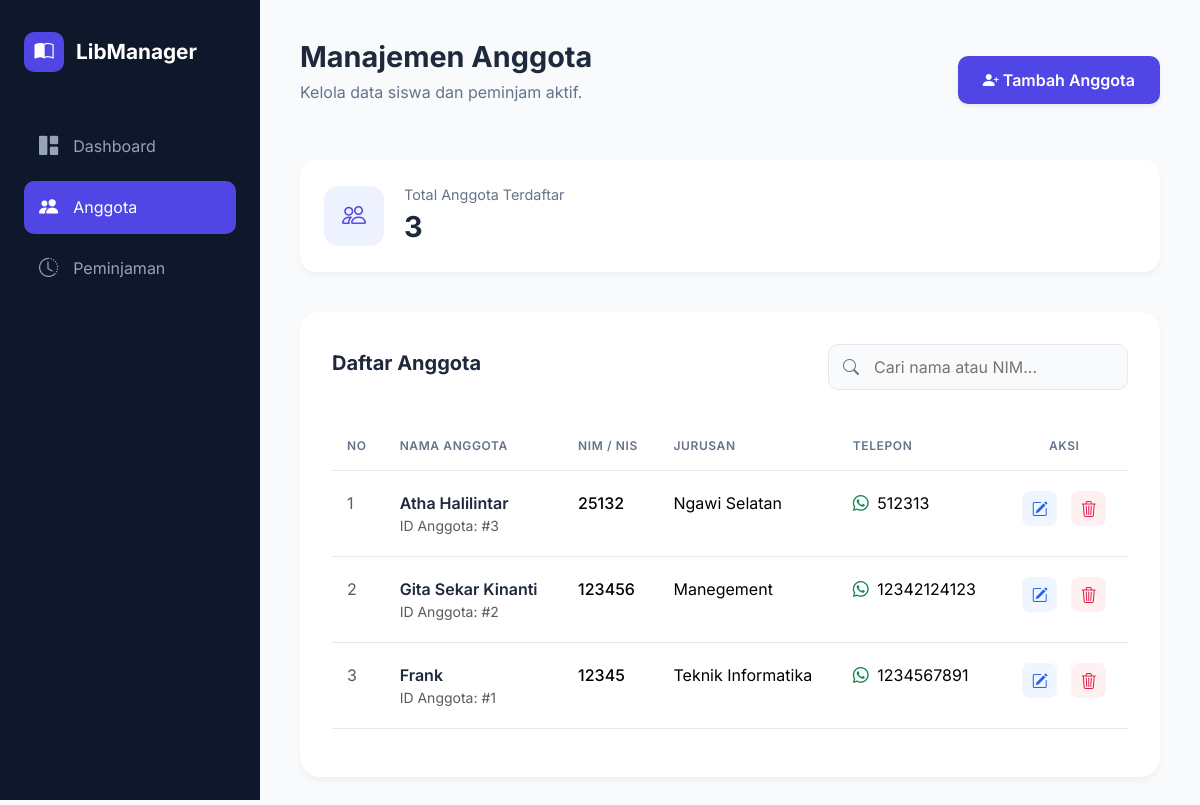
/anggota.php, run on the app's committed database.
### tables this page shows
CREATE TABLE `tb_anggota` (
  `id` int(11) NOT NULL,
  `nama` varchar(100) DEFAULT NULL,
  `nim_nis` varchar(20) DEFAULT NULL,
  `jurusan` varchar(50) DEFAULT NULL,
  `telepon` varchar(15) DEFAULT NULL
);

### anggota.php (the view, shortened to what this page needs)
<?php
include 'koneksi.php';
$cari = isset($_GET['cari']) ? mysqli_real_escape_string($conn, $_GET['cari']) : '';
$query_sql = "SELECT * FROM tb_anggota WHERE nama LIKE '%$cari%' OR nim_nis LIKE '%$cari%' ORDER BY id DESC";
$query = mysqli_query($conn, $query_sql);
$total_anggota = mysqli_fetch_assoc(mysqli_query($conn, "SELECT COUNT(*) as total FROM tb_anggota"))['total'];
?>
<!DOCTYPE html>
<html lang="id">
<head>
    <link rel="stylesheet" href="https://cdn.jsdelivr.net/npm/bootstrap-icons@1.11.0/font/bootstrap-icons.css">
    <link href="https://cdn.jsdelivr.net/npm/bootstrap@5.3.2/dist/css/bootstrap.min.css" rel="stylesheet">
    <link rel="stylesheet" href="style.css">
</head>
<body>
<div class="app-container">
    <aside class="sidebar">
        <div class="sidebar-header">
            <div class="logo-icon"><i class="bi bi-book-half"></i></div>
            <span class="logo-text">LibManager</span>
        </div>
        <nav class="sidebar-nav">
            <a href="index.php" class="nav-item <?= (basename($_SERVER['PHP_SELF']) == 'index.php') ? 'active' : '' ?>">
                <i class="bi bi-grid-1x2-fill"></i> <span>Dashboard</span>
            </a>
            <a href="anggota.php" class="nav-item <?= (basename($_SERVER['PHP_SELF']) == 'anggota.php') ? 'active' : '' ?>">
                <i class="bi bi-people-fill"></i> <span>Anggota</span>
            </a>
            <a href="peminjaman.php" class="nav-item <?= (basename($_SERVER['PHP_SELF']) == 'peminjaman.php') ? 'active' : '' ?>">
                <i class="bi bi-clock-history"></i> <span>Peminjaman</span>
            </a>
        </nav>
    </aside>
    <main class="main-content">
        <header class="top-header">
            <div class="header-info">
                <h1>Manajemen Anggota</h1>
                <p>Kelola data siswa dan peminjam aktif.</p>
            </div>
            <div class="header-actions">
                <a href="tambah_anggota.php" class="btn btn-indigo shadow-sm">
                    <i class="bi bi-person-plus-fill"></i> Tambah Anggota
                </a>
            </div>
        </header>
        <section class="stats-grid">
            <div class="stat-card">
                <div class="stat-icon indigo"><i class="bi bi-people"></i></div>
                <div class="stat-data">
                    <span class="stat-label">Total Anggota Terdaftar</span>
                    <span class="stat-value"><?= $total_anggota ?></span>
                </div>
            </div>
        </section>
        <section class="content-section">
            <div class="data-card">
                <div class="card-header-flex">
                    <h3>Daftar Anggota</h3>
                    <form action="" method="GET" class="search-form">
                        <i class="bi bi-search"></i>
                        <input type="text" name="cari" placeholder="Cari nama atau NIM..." value="<?= htmlspecialchars($cari) ?>">
                    </form>
                </div>
                <div class="table-responsive">
                    <table class="table custom-table">
                        <thead>
                            <tr>
                                <th>NO</th>
                                <th>NAMA ANGGOTA</th>
                                <th>NIM / NIS</th>
                                <th>JURUSAN</th>
                                <th>TELEPON</th>
                                <th class="text-center">AKSI</th>
                            </tr>
                        </thead>
                        <tbody>
                            <?php
                            $no = 1;
                            if(mysqli_num_rows($query) > 0) {
                                while($row = mysqli_fetch_assoc($query)) { ?>
                                <tr>
                                    <td class="text-muted"><?= $no++ ?></td>
                                    <td>
                                        <div class="buku-info">
                                            <span class="judul-buku"><?= $row['nama'] ?></span>
                                            <span class="text-muted small">ID Anggota: #<?= $row['id'] ?></span>
                                        </div>
                                    </td>
                                    <td class="fw-medium"><?= $row['nim_nis'] ?></td>
                                    <td><?= $row['jurusan'] ?></td>
                                    <td><i class="bi bi-whatsapp text-success me-1"></i> <?= $row['telepon'] ?></td>
                                    <td class="text-center">
                                        <div class="action-btns">
                                            <a href="edit_anggota.php?id=<?= $row['id'] ?>" class="btn-icon edit" title="Edit"><i class="bi bi-pencil-square"></i></a>
                                            <a href="hapus_anggota.php?id=<?= $row['id'] ?>" class="btn-icon delete" title="Hapus" onclick="return confirm('Hapus anggota ini?')"><i class="bi bi-trash3"></i></a>
                                        </div>
                                    </td>
                                </tr>
                            <?php }
                            } else { ?>
                                <tr><td colspan="6" class="text-center py-5 text-muted">Belum ada anggota terdaftar.</td></tr>
                            <?php } ?>
                        </tbody>
                    </table>
                </div>
            </div>
        </section>
    </main>
</div>
</body>
</html>

### style.css (style rules this page uses)
:root { --primary-indigo: #4f46e5; --primary-hover: #4338ca; --sidebar-bg: #0f172a; --body-bg: #f8fafc; --text-dark: #1e293b; --text-muted: #64748b; --border-color: #e2e8f0; --white: #ffffff; }
* { margin: 0; padding: 0; box-sizing: border-box; }
body { font-family: 'Inter', sans-serif; background-color: var(--body-bg); color: var(--text-dark); overflow-x: hidden; }
.app-container { display: flex; min-height: 100vh; }
.sidebar { width: 260px; background-color: var(--sidebar-bg); padding: 2rem 1.5rem; position: fixed; height: 100vh; }
.sidebar-header { display: flex; align-items: center; gap: 12px; margin-bottom: 3rem; }
.logo-icon { width: 40px; height: 40px; background: var(--primary-indigo); border-radius: 10px; display: grid; place-items: center; color: white; font-size: 1.2rem; }
.logo-text { color: white; font-weight: 700; font-size: 1.3rem; }
.nav-item { display: flex; align-items: center; gap: 15px; padding: 12px 15px; color: #94a3b8; text-decoration: none; border-radius: 10px; margin-bottom: 8px; transition: 0.3s; }
.nav-item i { font-size: 1.2rem; }
.nav-item:hover, .nav-item.active { background: #1e293b; color: white; }
.nav-item.active { background: var(--primary-indigo); }
.main-content { margin-left: 260px; flex-grow: 1; padding: 2.5rem; }
.top-header { display: flex; justify-content: space-between; align-items: center; margin-bottom: 2.5rem; }
.top-header h1 { font-weight: 700; font-size: 1.8rem; margin-bottom: 5px; }
.top-header p { color: var(--text-muted); }
.btn-indigo { background-color: var(--primary-indigo); color: white; padding: 12px 25px; border-radius: 10px; font-weight: 600; border: none; }
.stats-grid { display: grid; grid-template-columns: repeat(auto-fit, minmax(240px, 1fr)); gap: 1.5rem; margin-bottom: 2.5rem; }
.stat-card { background: white; padding: 1.5rem; border-radius: 16px; display: flex; align-items: center; gap: 20px; box-shadow: 0 4px 6px -1px rgba(0, 0, 0, 0.05); }
.stat-icon { width: 60px; height: 60px; border-radius: 14px; display: grid; place-items: center; font-size: 1.5rem; }
.stat-icon.indigo { background: #eef2ff; color: #4f46e5; }
.stat-label { color: var(--text-muted); font-size: 0.9rem; display: block; }
.stat-value { font-size: 1.8rem; font-weight: 700; }
.data-card { background: white; border-radius: 20px; padding: 2rem; box-shadow: 0 4px 6px -1px rgba(0, 0, 0, 0.05); }
.card-header-flex { display: flex; justify-content: space-between; align-items: center; margin-bottom: 2rem; }
.card-header-flex h3 { font-size: 1.25rem; font-weight: 700; }
.search-form { position: relative; width: 300px; }
.search-form i { position: absolute; left: 15px; top: 50%; transform: translateY(-50%); color: var(--text-muted); }
.search-form input { width: 100%; padding: 10px 15px 10px 45px; border-radius: 10px; border: 1px solid var(--border-color); background: var(--body-bg); outline: none; transition: 0.3s; }
.custom-table thead th { border-bottom: 1px solid var(--border-color); padding: 15px; color: var(--text-muted); font-size: 0.75rem; text-transform: uppercase; letter-spacing: 0.05em; font-weight: 600; }
.custom-table tbody td { padding: 20px 15px; border-bottom: 1px solid var(--border-color); }
.buku-info { display: flex; flex-direction: column; }
.judul-buku { font-weight: 600; color: var(--text-dark); }
.btn-icon { width: 35px; height: 35px; display: inline-grid; place-items: center; border-radius: 8px; text-decoration: none; transition: 0.2s; margin: 0 3px; }
.btn-icon.edit { background: #eff6ff; color: #2563eb; }
.btn-icon.delete { background: #fff1f2; color: #e11d48; }
.action-btns { display: flex; justify-content: center; gap: 8px; position: relative; z-index: 100; }
.btn-icon { cursor: pointer; text-decoration: none; display: inline-flex; align-items: center; justify-content: center; width: 35px; height: 35px; border-radius: 8px; z-index: 101; }
.action-btns { position: relative; z-index: 100; display: flex; justify-content: center; gap: 8px; align-items: center; }
.btn-icon { position: relative; z-index: 105; cursor: pointer; display: inline-flex; align-items: center; justify-content: center; width: 35px; height: 35px; border-radius: 8px; transition: all 0.2s ease; text-decoration: none; }
.custom-table tbody td { position: relative; z-index: 1; }
.main-content { position: relative; z-index: 2; }

### data on the page
tb_anggota: nama "Atha Halilintar", id "3", nim_nis "25132", jurusan "Ngawi Selatan", telepon "512313"
tb_anggota: nama "Gita Sekar Kinanti", id "2", nim_nis "123456", jurusan "Manegement", telepon "12342124123"
tb_anggota: nama "Frank", id "1", nim_nis "12345", jurusan "Teknik Informatika", telepon "1234567891"

### other printed values
$total_anggota "3"
